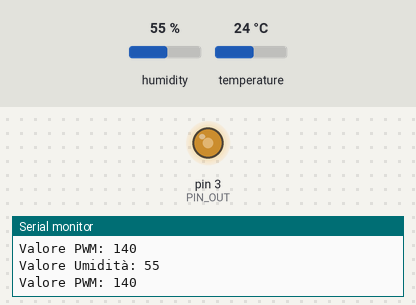
A sketch run on a simulated Arduino Uno, built with avr-gcc and run on an emulated ATmega328P. On the bench: output pins drawn as LEDs (lit = HIGH), the last lines printed to the serial monitor. The test bench sets the inputs (shaded band); at power-on: humidity 55 %, temperature 24 °C.

Above: at 2.8 s.
2.9 s: humidity set to 22 %
At 4.7 s:
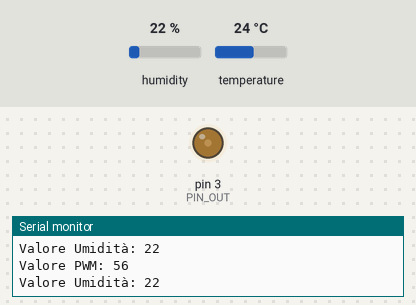
5.6 s: humidity set to 40 %
At 7.5 s:
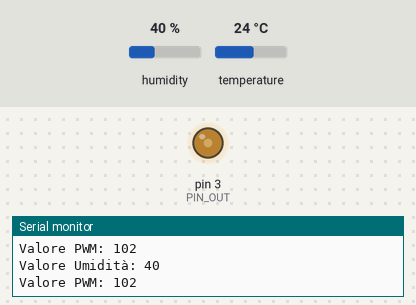
8.3 s: humidity set to 88 %
At 10.7 s:
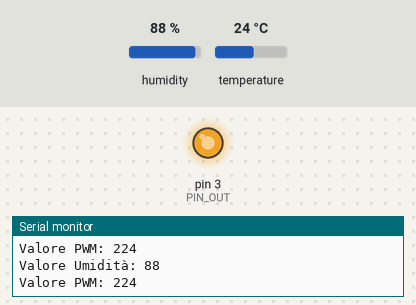
Timing chart, 0 to 12.2 s (numbered marks = the images above; inputs shaded):
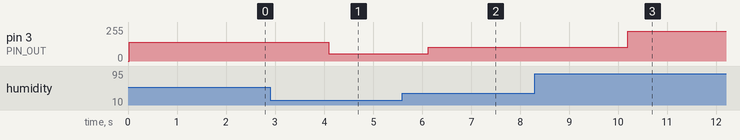

Measured:
- after the input at 2.9 s, pin 3 (PIN_OUT): 140/255 → 56/255 after 1.2 s
- after the input at 5.6 s, pin 3 (PIN_OUT): 56/255 → 102/255 after 0.53 s
- after the input at 8.3 s, pin 3 (PIN_OUT): 102/255 → 224/255 after 1.9 s

The sketch:

analog-hum.ino
```cpp
#include "DHT.h"
#define DHTPIN 12
#define DHTTYPE DHT11
#define PIN_OUT 3

DHT dht(DHTPIN, DHTTYPE);


int h, v;

void setup() {
  pinMode (PIN_OUT, OUTPUT);
  dht.begin();
  Serial.begin(9600);

}

void loop() {

h = dht.readHumidity();
v = map (h, 0, 100, 0, 255);
analogWrite (PIN_OUT, v);

    Serial.print ("Valore Umidità: ");
    Serial.println(h);

    Serial.print ("Valore PWM: ");
    Serial.println(v);

  delay(100);
}
```
